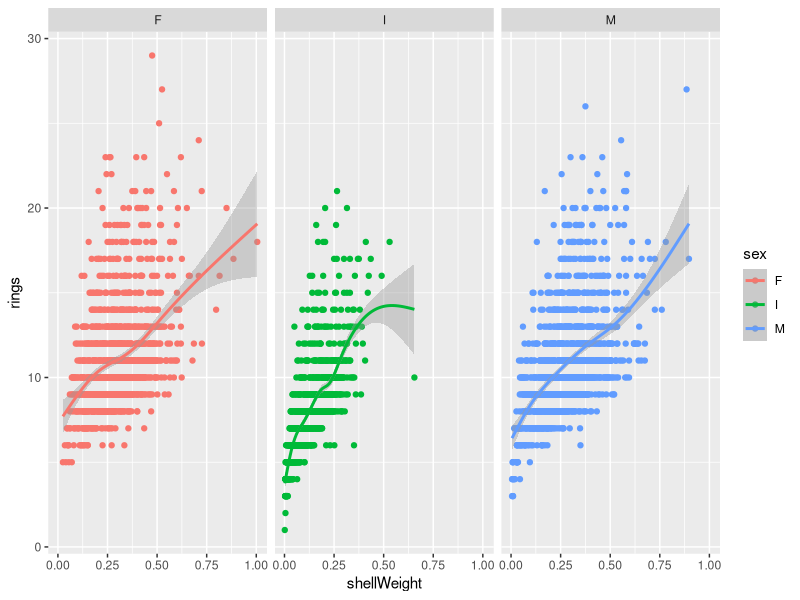

This chart was generated by the following R code:
## ---- chunk 1
# set up knitr options for all code chunks
knitr::opts_chunk$set(echo = FALSE)
knitr::opts_chunk$set(message = FALSE)
knitr::opts_chunk$set(warning = FALSE)
knitr::opts_chunk$set(error = FALSE)

# load packages needed for code chunks
library(readr)
library(tibble)
library(dplyr)
library(ggplot2)

# import abalone.csv dataset
# use read_csv()
# function from readr to import data
abalone <- read_csv(file = "abalone.csv")
## ---- chunk 2
# get a glimpse of the data
# use glimpse() function from tibble package
glimpse(x = abalone)
## ---- chunk 3
# select a few variables
# and get summary stats
abalone %>% 
  select(length, diameter, height) %>% 
  summary()
## ---- chunk 4
# make plot of number of rings by shellWeight
ggplot(data = abalone, 
       aes(x = shellWeight, y = rings, color = sex)) +
  geom_point() +
  facet_wrap(vars(sex)) +
  geom_smooth()
## ---- chunk 5
model1 <- lm(formula = rings ~ shellWeight, 
             data = abalone)
sum_model1 <- summary(model1)
knitr::kable(sum_model1$coefficients)
